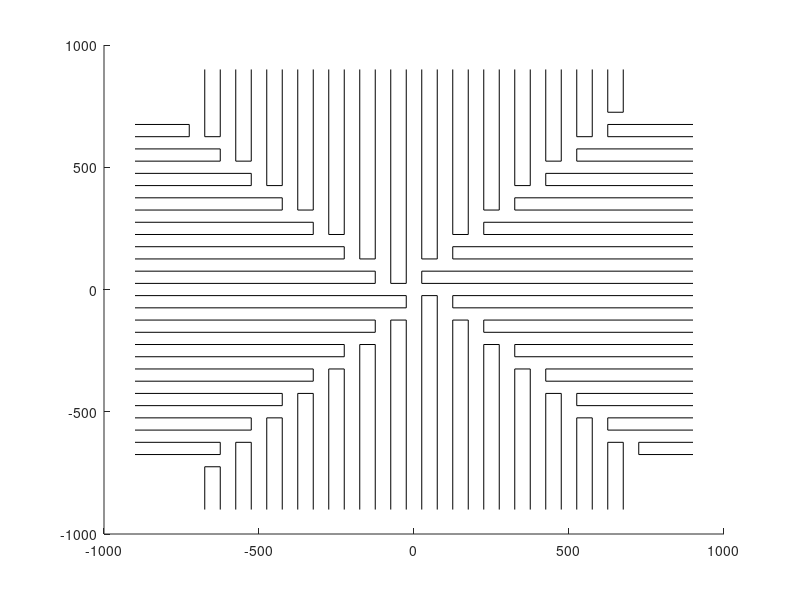

Write the MATLAB code that produced this figure.
function plotElArray()
NQ_el = 14;
el_pos = zeros(4*NQ_el, 4, 2);

q1_x = (0:100:(NQ_el-1)*100) - (NQ_el-1)/2*100;
q1_y = -[0:100:(NQ_el/2-1)*100 (NQ_el/2 - 2)*100:-100:-100] + (NQ_el-1)/2*100 - 25;

el_x = [-25 -25 25 25];
el_y = [900 0 0 900];

k = 1;
for th = 0:-pi/2:-2*pi
    for i=1:numel(q1_x)
        x_tmp = el_x + q1_x(i);
        y_tmp = min(el_y + q1_y(i), 900);
        el_pos(k,:,1) = cos(th)*x_tmp - sin(th)*y_tmp;
        el_pos(k,:,2) = sin(th)*x_tmp + cos(th)*y_tmp;
        k = k + 1;
    end
end

hold on
for i = 1:56
    el_pos_i = squeeze(el_pos(i,:,:));
    
    plot(el_pos_i(:,1), el_pos_i(:,2), 'k-')
     pause(.1)
end
hold off

end
